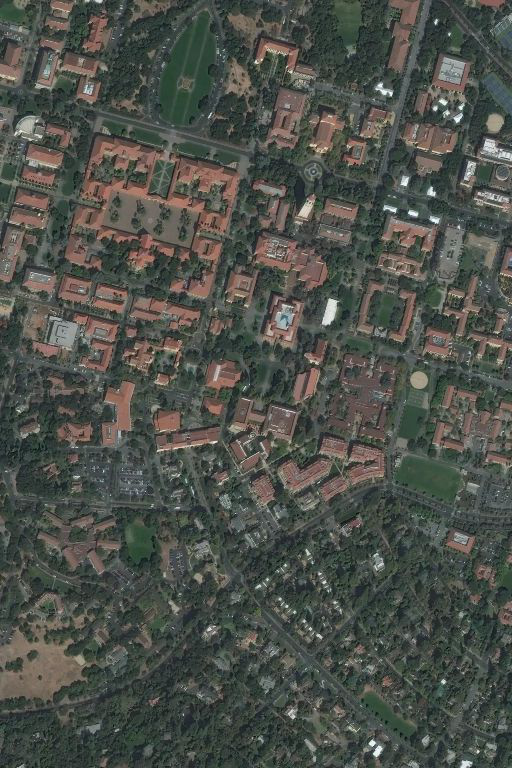
#> input picture feature_extraction/images/Stanford.png, 512 x 768 px
$ python -i textureExtractor.py   (imports and definitions only)
#> lines starting #> are read from the running program, lines starting #| are printed output that depends on the picture; after the words box and inside, x2 and y2 are one past the last pixel; in counts of white or black regions, pixels touching at a corner belong together
import cv2
import os

class TextureExtractor():
    def __init__(self):
        pass

    def getFeatures(self, img, imagename = None, callback = None):
        #perform texture extraction

        #original image
        origim = img.copy()

        #convert image to greyscale
        img = cv2.cvtColor( img, cv2.COLOR_RGB2GRAY )
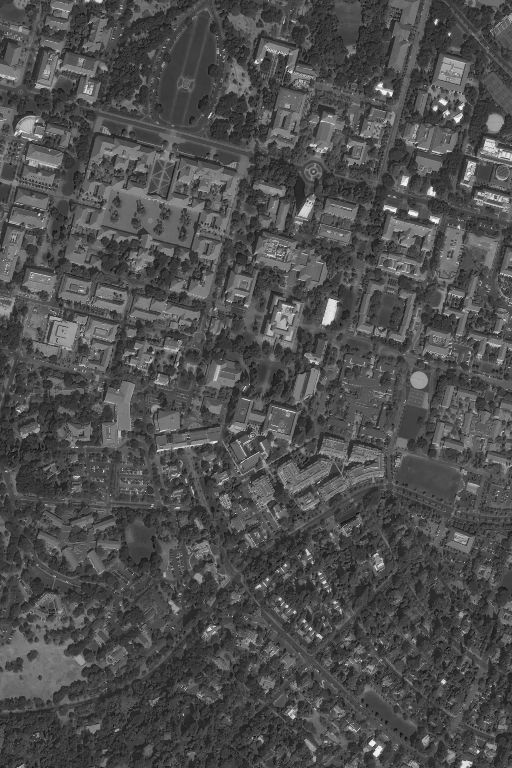
#> img: shape (768, 512); min 6, max 253, mean 78.9

        # Choose different blurring techniques
        # Blur image components
        # img = cv2.medianBlur(img, 5)
        # reduce unwanted noise
        textures = cv2.bilateralFilter(img, 9, 75, 75)
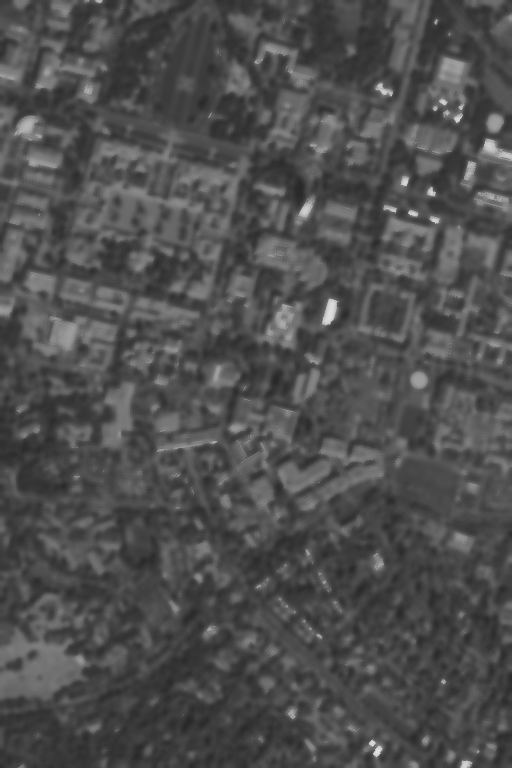
#> textures: shape (768, 512); min 40, max 226, mean 78.8

        # Choose different thresholding techniques
        textures = cv2.adaptiveThreshold(img,255,cv2.ADAPTIVE_THRESH_GAUSSIAN_C, cv2.THRESH_BINARY,25,20)
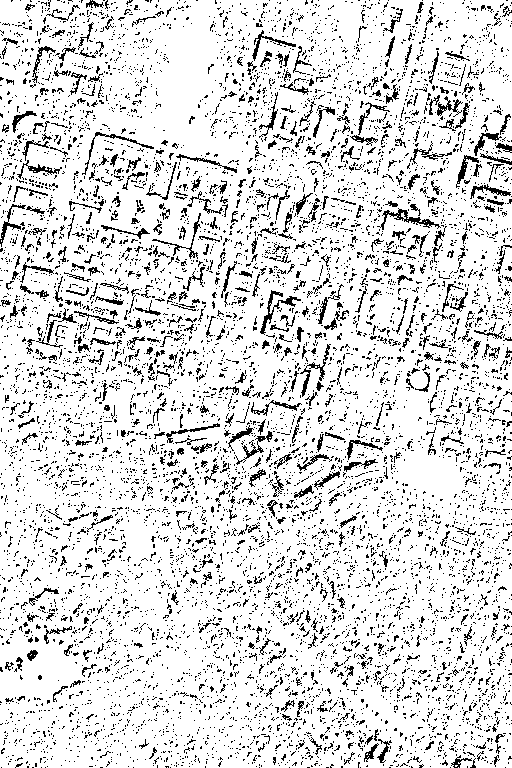
#> textures: shape (768, 512); 86.6% white; black in thin lines or dots
        # _, img = cv2.threshold(img, 0, 255, cv2.THRESH_BINARY + cv2.THRESH_OTSU)

        # Texture feature
        totalArea = textures.shape[0] * textures.shape[1]
#> totalArea = 393216
        features = [cv2.sumElems(textures)[0] / (255 * totalArea)]
#> features = [0.866]

        # Shape features
        contours, hierachy = cv2.findContours(textures, cv2.RETR_CCOMP, cv2.CHAIN_APPROX_SIMPLE)
#> contours = 11389 contours, 10508 with area under 20; largest, box (x1, y1, x2, y2) and area: (0, 0, 512, 768) 390626, (380, 208, 441, 231) 428, (259, 289, 284, 335) 278, (251, 29, 297, 62) 275, (469, 183, 512, 200) 244

        totalArea = img.shape[0] * img.shape[1]
        features.append(sum([cv2.contourArea(cnt) for cnt in contours]) / totalArea)
        features.append(sum([cv2.arcLength(cnt, True) for cnt in contours]) / totalArea)


        if callback:
            callback(textures, imagename, contours)

        # cv2.imwrite('test11.png', textures)

        return features

>>> import cv2
>>> picture = cv2.cvtColor(cv2.imread('images/Stanford.png'), cv2.COLOR_BGR2RGB)
>>> result = TextureExtractor().getFeatures(picture)
#> result = [0.866, 1.21, 0.302]

$ run again, on feature_extraction/images/urban.png
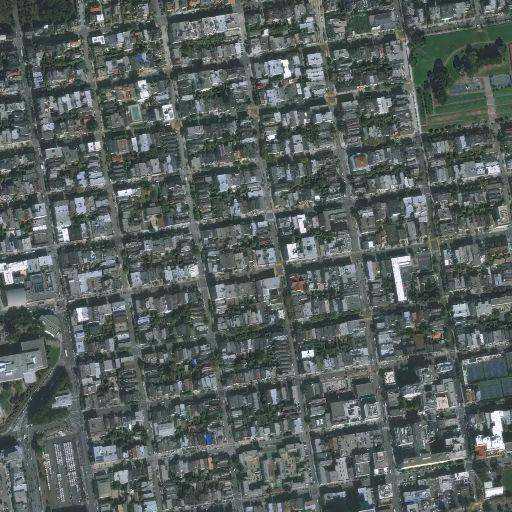
#> input picture feature_extraction/images/urban.png, 512 x 512 px
#> in getFeatures, `textures = cv2.bilateralFilter(img, 9, 75, 75)`:
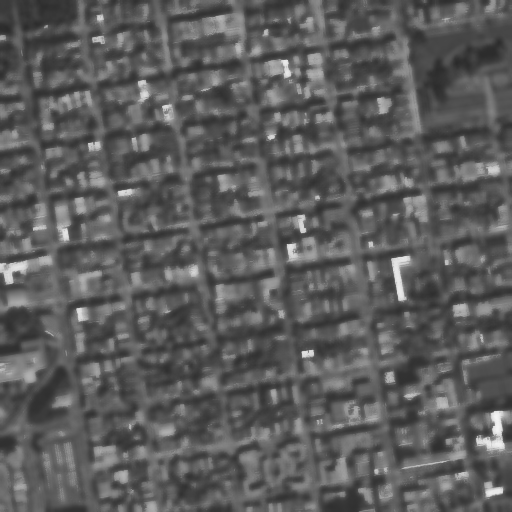
#> textures: shape (512, 512); min 43, max 244, mean 92.7
#> in getFeatures, `textures = cv2.adaptiveThreshold(img,255,cv2.ADAPTIVE_THRESH_GAUSSIAN_..`:
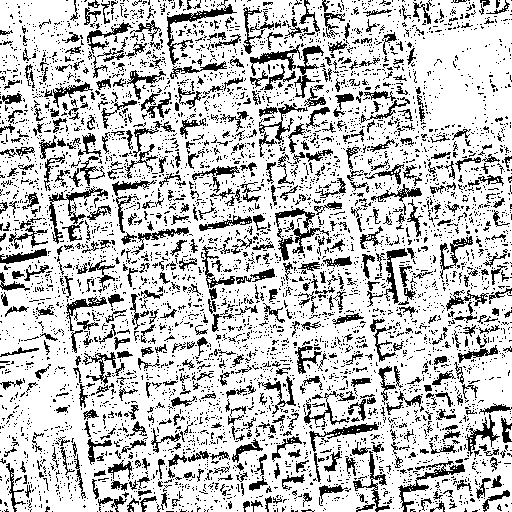
#> textures: shape (512, 512); 76.8% white; black in thin lines or dots
#> features = [0.768]
#> contours = 8032 contours, 7136 with area under 20; largest, box (x1, y1, x2, y2) and area: (0, 0, 512, 512) 256884, (166, 3, 238, 66) 758, (308, 421, 380, 453) 546, (249, 43, 301, 72) 475, (383, 247, 409, 305) 470
#> result = [0.768, 1.32, 0.386]

$ run again, on feature_extraction/images/urbanShapesBest.png
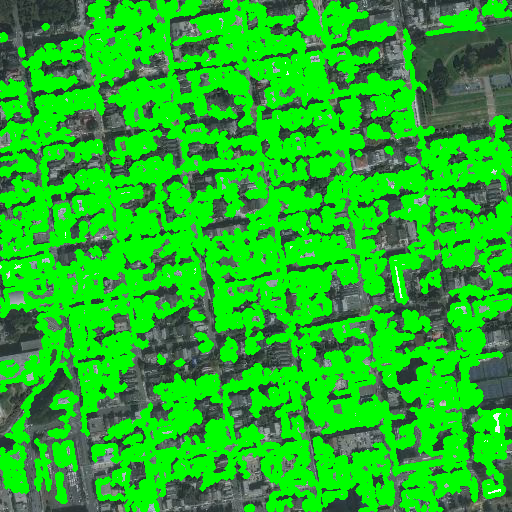
#> input picture feature_extraction/images/urbanShapesBest.png, 512 x 512 px
#> in getFeatures, `img = cv2.cvtColor( img, cv2.COLOR_RGB2GRAY )`:
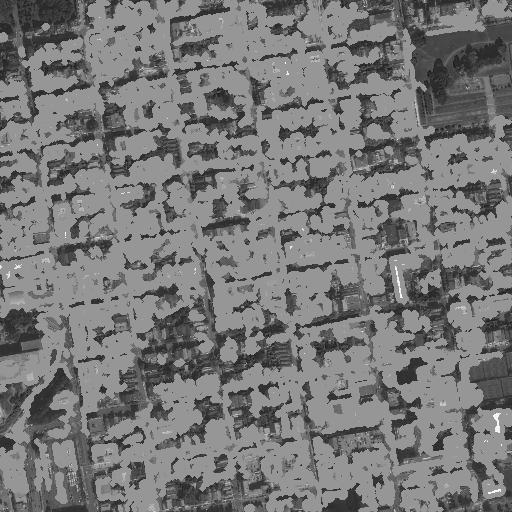
#> img: shape (512, 512); min 20, max 254, mean 119.8
#> in getFeatures, `textures = cv2.adaptiveThreshold(img,255,cv2.ADAPTIVE_THRESH_GAUSSIAN_..`:
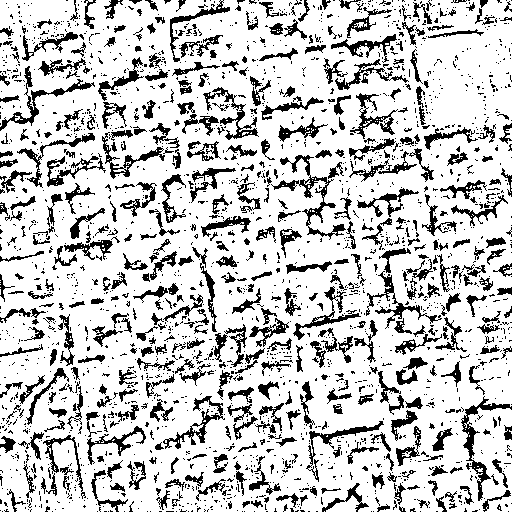
#> textures: shape (512, 512); 78.8% white; 2262 black regions (1801 under 20 px)
#> features = [0.788]
#> contours = 3684 contours, 3030 with area under 20; largest, box (x1, y1, x2, y2) and area: (0, 0, 512, 512) 255121, (298, 174, 337, 227) 660, (307, 420, 385, 466) 602, (169, 0, 231, 63) 562, (162, 408, 224, 450) 556
#> result = [0.788, 1.25, 0.248]
